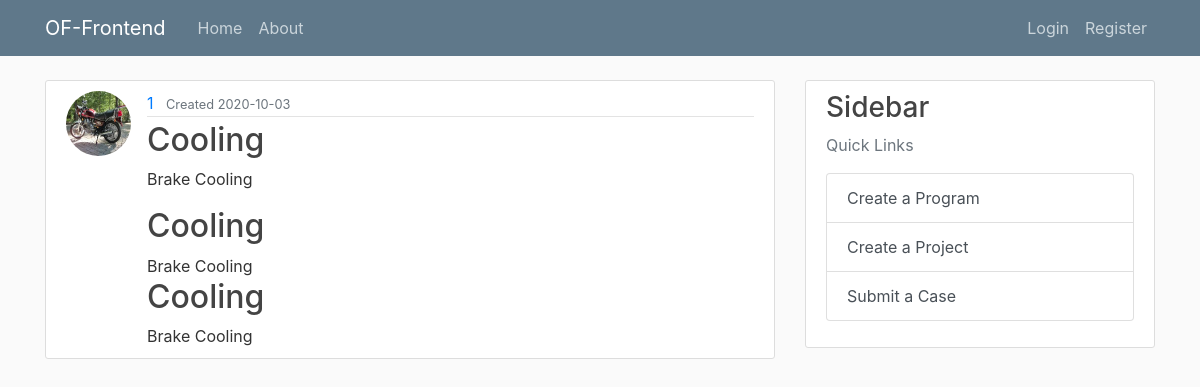
The app's page /programs/1/1/, older data.
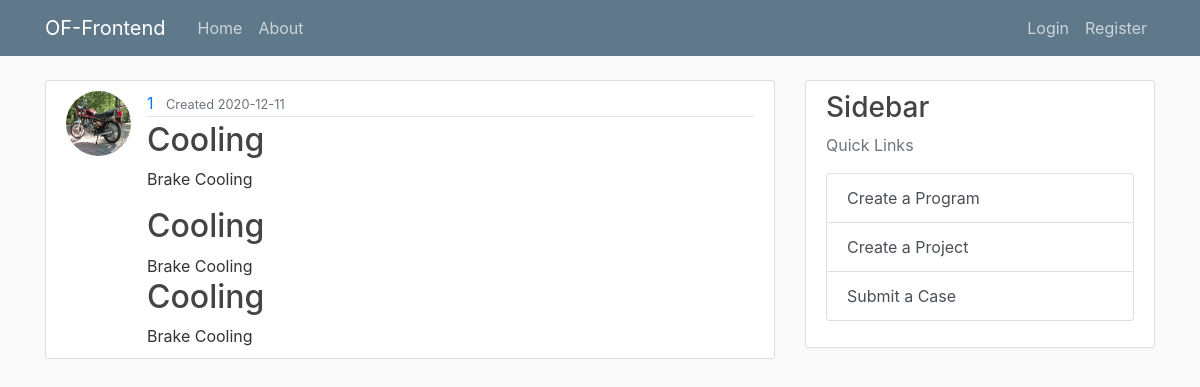
The same page, newer data.
### flask_website/models.py (models this page shows, shortened)
class Project(db.Model):
    __tablename__ = 'project'
    id = db.Column(db.Integer, primary_key=True)
    name = db.Column(db.String(20),unique=True, nullable=False)
    description = db.Column(db.Text,unique=False, nullable=False)
    created_date = db.Column(db.DateTime,nullable=False, default = datetime.utcnow) #auto
    created_by = db.Column(db.Integer,db.ForeignKey('user.id'), nullable = False)
    program_id = db.Column(db.Integer,db.ForeignKey('program.id'), nullable = False)
    program = db.relationship("Program", back_populates = "project")
    case = db.relationship("Case", back_populates = "project") # forward

### flask_website/routes.py (the view)
@login_required
@app.route("/programs/<int:program_id>/<int:project_id>/")
def project(program_id, project_id):
    program = Program.query.get_or_404(program_id)
    project = Project.query.get_or_404(project_id)
    cases = project.case
    return render_template(
        "project.html",
        title=program.name,
        program=program,
        project=project,
        cases=cases,
    )

### flask_website/templates/project.html
{% extends "layout.html" %}
{% block content %}
        <article class="media content-section">
          <img class = "rounded-circle article-img", src="{{ url_for('static',filename = 'profile_pics/' + program.creator.image_file) }}">
          <div class="media-body">
            <div class="article-metadata">
              <a class="mr-2" href="#">{{ project.created_by}}</a>
              <small class="text-muted"> Created {{ project.created_date.strftime('%Y-%m-%d') }}</small>
            </div>
            <h2 class="article-title">{{ project.name }}</h2>
            <p class="article-content">{{ project.description }}</p>
            {% for case in cases %}
              <div class="media-body">
                <h2><a class="article-title" href="{{ url_for('case', program_id = program.id, project_id = project.id, case_id = case.id) }}">{{ project.name }}</a></h2>
                <div class="article-text">{{ project.description }} </div>
              </div>
            {% endfor %}
          </div>
        </article>
{% endblock content %}

Row changes from the older to the newer data that the page shows:
changed Project "Cooling": created_date "2020-10-03" → "2020-12-11"
